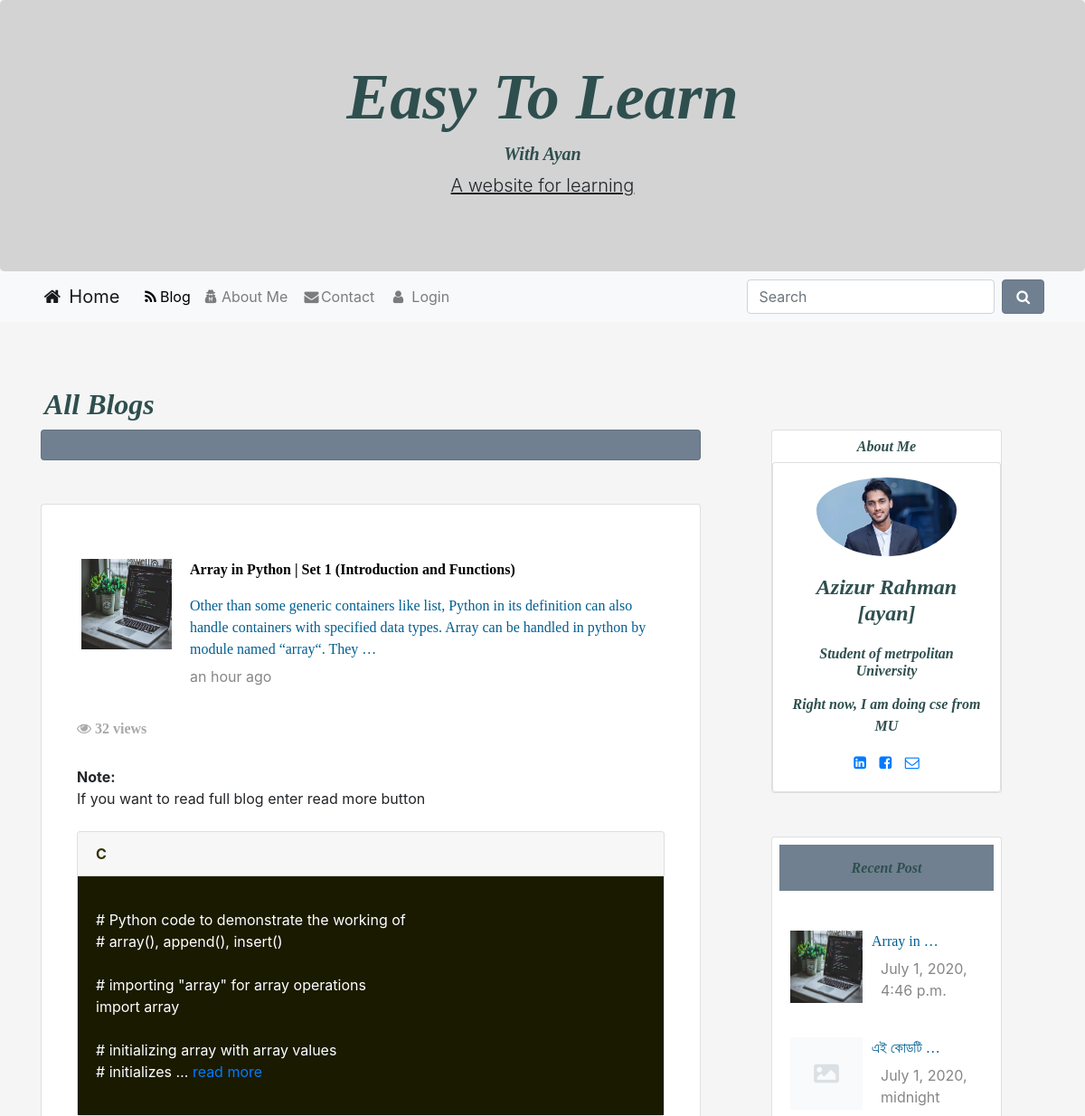
/blog/ (upper part), run on an earlier commit of the app's database.
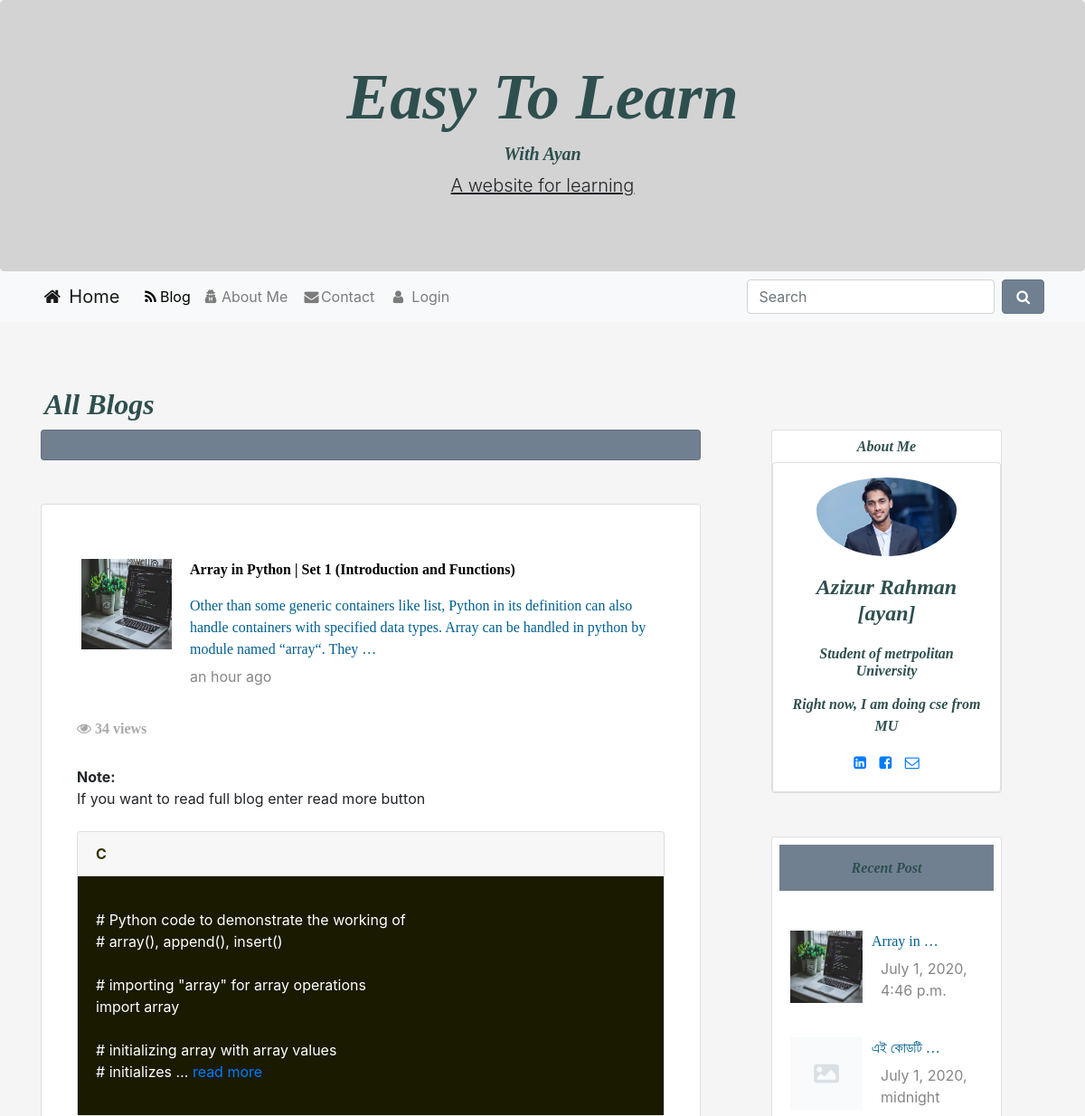
And on a later commit of the database.
### home/models.py (models this page shows)
class Post(models.Model):
    category = models.ForeignKey(Category, on_delete=models.CASCADE)
    postAuthor = models.CharField(max_length=200)
    postId = models.AutoField(primary_key=True, auto_created=True)
    postTitle = models.CharField(max_length=200)
    postTimeDate = models.DateTimeField(auto_now_add=True, auto_now=False, blank=True)
    postInC = models.TextField()
    postInCplus = models.TextField()
    postInPython = models.TextField()
    postDescriptions = models.TextField()
    postUrl = models.TextField(blank=True)
    postImage = models.ImageField(blank=True, null=True)
    views = models.IntegerField(default=0)
    cat_search=models.CharField(max_length=200, null=False)
    def get_photo_url(self):
        if self.postImage and hasattr(self.postImage, 'url'):
            return self.postImage.url
        else:
            return "/static/no.png"

### home/views.py (the view)
# urls.py: path('blog/', views.blog, name='blog'),
def blog(request):
    Posts = Post.objects.all().order_by('-postTimeDate')
    paginator = Paginator(Posts, 4)
    page = request.GET.get('page')
    Recent = Post.objects.all().order_by('-postTimeDate')[0:3]
    Posts = paginator.get_page(page)
    cat = Category.objects.all()[0:3]
    context = {'Posts': Posts,
               'RecentPost': Recent,
               'Categories': cat,}
    return render(request, 'blog.html', context)

### templates/blog.html (shortened to what the changed rows need)
{% extends 'base.html' %}
{% load static %}
{% load humanize %}
 {% block body %}
<div class="row ml-1 mb-1">
    <h2 class="mb-1"  id="heading">All Blogs</h2>
</div>
    <div class="row">
   <div class="col-sm-8">
    {% for post in Posts %}
     <div class="card pt-4 pl-4 pb-4 pr-4">
                    <div class="card-body">
                        <div class="mt-3">
                            <img style="float:left;" class="d-inline-block" src="{{ post.get_photo_url }}" height=100;
                                width=100; alt="abc">
                            <a href="{% url 'readMore' post.postId %}">
                                  <p  style="margin-left:120px; "margin-bottom:20px;" id="ph">
                                    {{ post.postTitle |truncatewords:10 }}
                                </p>
                                <p  style="margin-left:120px;" class="text-style">
                                    {{ post.postDescriptions |truncatewords:30 }}
                                </p>
                            </a>
                            <p style="margin-left:120px; margin-top:-10px;" class="description">{{ post.postTimeDate | naturaltime }}</p>
                        </div>
                    </div>
           <div class="container">
           <h6 id="views"><i class="fa fa-eye" aria-hidden="true"></i> {{ post.views }} views</h6><br>
   <p class="post d-inline "><strong>Note: </strong> <br>If you want to read full blog enter read more button<br></p><br>
  <div id="accordion">
    <div class="card">
      <div class="card-header">
        <a style="font-weight:bold; color:#333300" class="card-link" data-toggle="collapse" href="#ayan{{post.postId}}1">
          C
        </a>
      </div>
      <div id="ayan{{post.postId}}1" class="collapse show" data-parent="#accordion">
        <div class="card-body" style=" background-color:#1a1a00; color:white;">
        <p class="post">{{ post.postInC | safe | linebreaks  | truncatewords:30  }}<a href="{% url 'readMore' post.postId%}"> read more</a></p>
        </div>
      </div>
    </div>
  </div>
</div>
        </div>
{% endfor %}
       </div>
        <div class="col-sm-3 ml-lg-5" >
<div class="card promoting-card mt-5">
 <div class="card-body">
                        <div class="mt-3">
                             {% for post in RecentPost%}
                            <img style="float:left;" class="d-inline-block" src="{{ post.get_photo_url }}" height=80;
                                width=80; alt="abc">
                            <a href="{% url 'readMore' post.postId %}">
                                <p  style="margin-left:90px; "  class="text-style">
                                    {{ post.postTitle |truncatewords:2 }}
                                </p>
                            </a>
                            <p style="margin-left:100px; margin-top:-10px;" class="description">{{ post.postTimeDate }}</p>
                            <br>
                             {% endfor %}
                        </div>
                    </div>
</div>
</div>
</div>
 {% endblock body %}

What changed in the data, as far as the page shows it:
changed Post "Array in Python | Set 1 (Introduction and Functions)": views "32" → "34"
